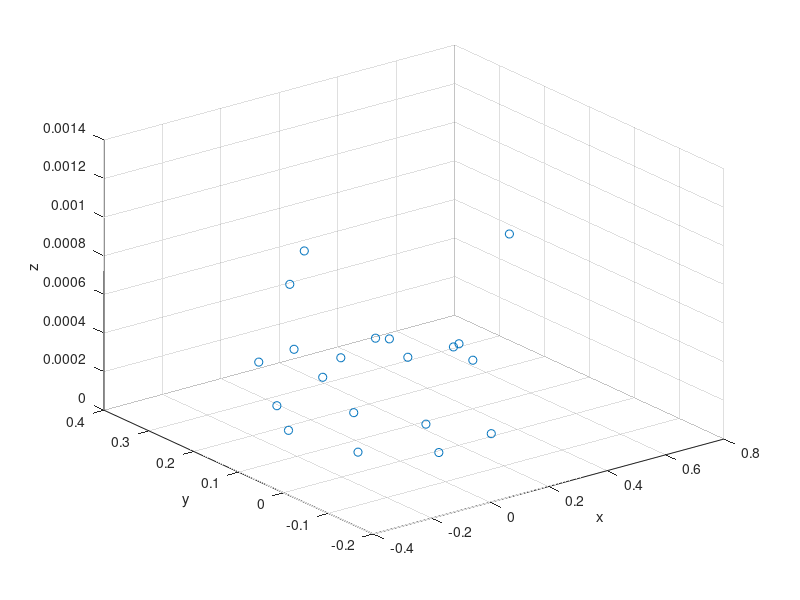

The MATLAB script that drew this image:
aa = load('CN_Biart.mat')

L1=0.315; L2=0.234;
I = []
J = []
%J2 = double(J1)
CN1 = aa.CN
CN1= double(CN1)
CN2 = []
counter = 1
for teta_a = 1:30:110
    for teta_b = 1:30:150
         
         if isreal(CN1(counter))
             i = L1*cosd(teta_a)+L2*cosd(teta_a+teta_b)
             I = [I,i]
             j = L1*sind(teta_a)+L2*cosd(teta_a+teta_b)
             J = [J,j]
             CN2 = [CN2,CN1(counter)]
         end
         counter = counter + 1
             

    end
         
         
             
         %counter = counter + 1
         
 end


scatter3(I,J,CN2)
xlabel('x')
ylabel('y')
zlabel('z')
%zlim([0 0.01])

 